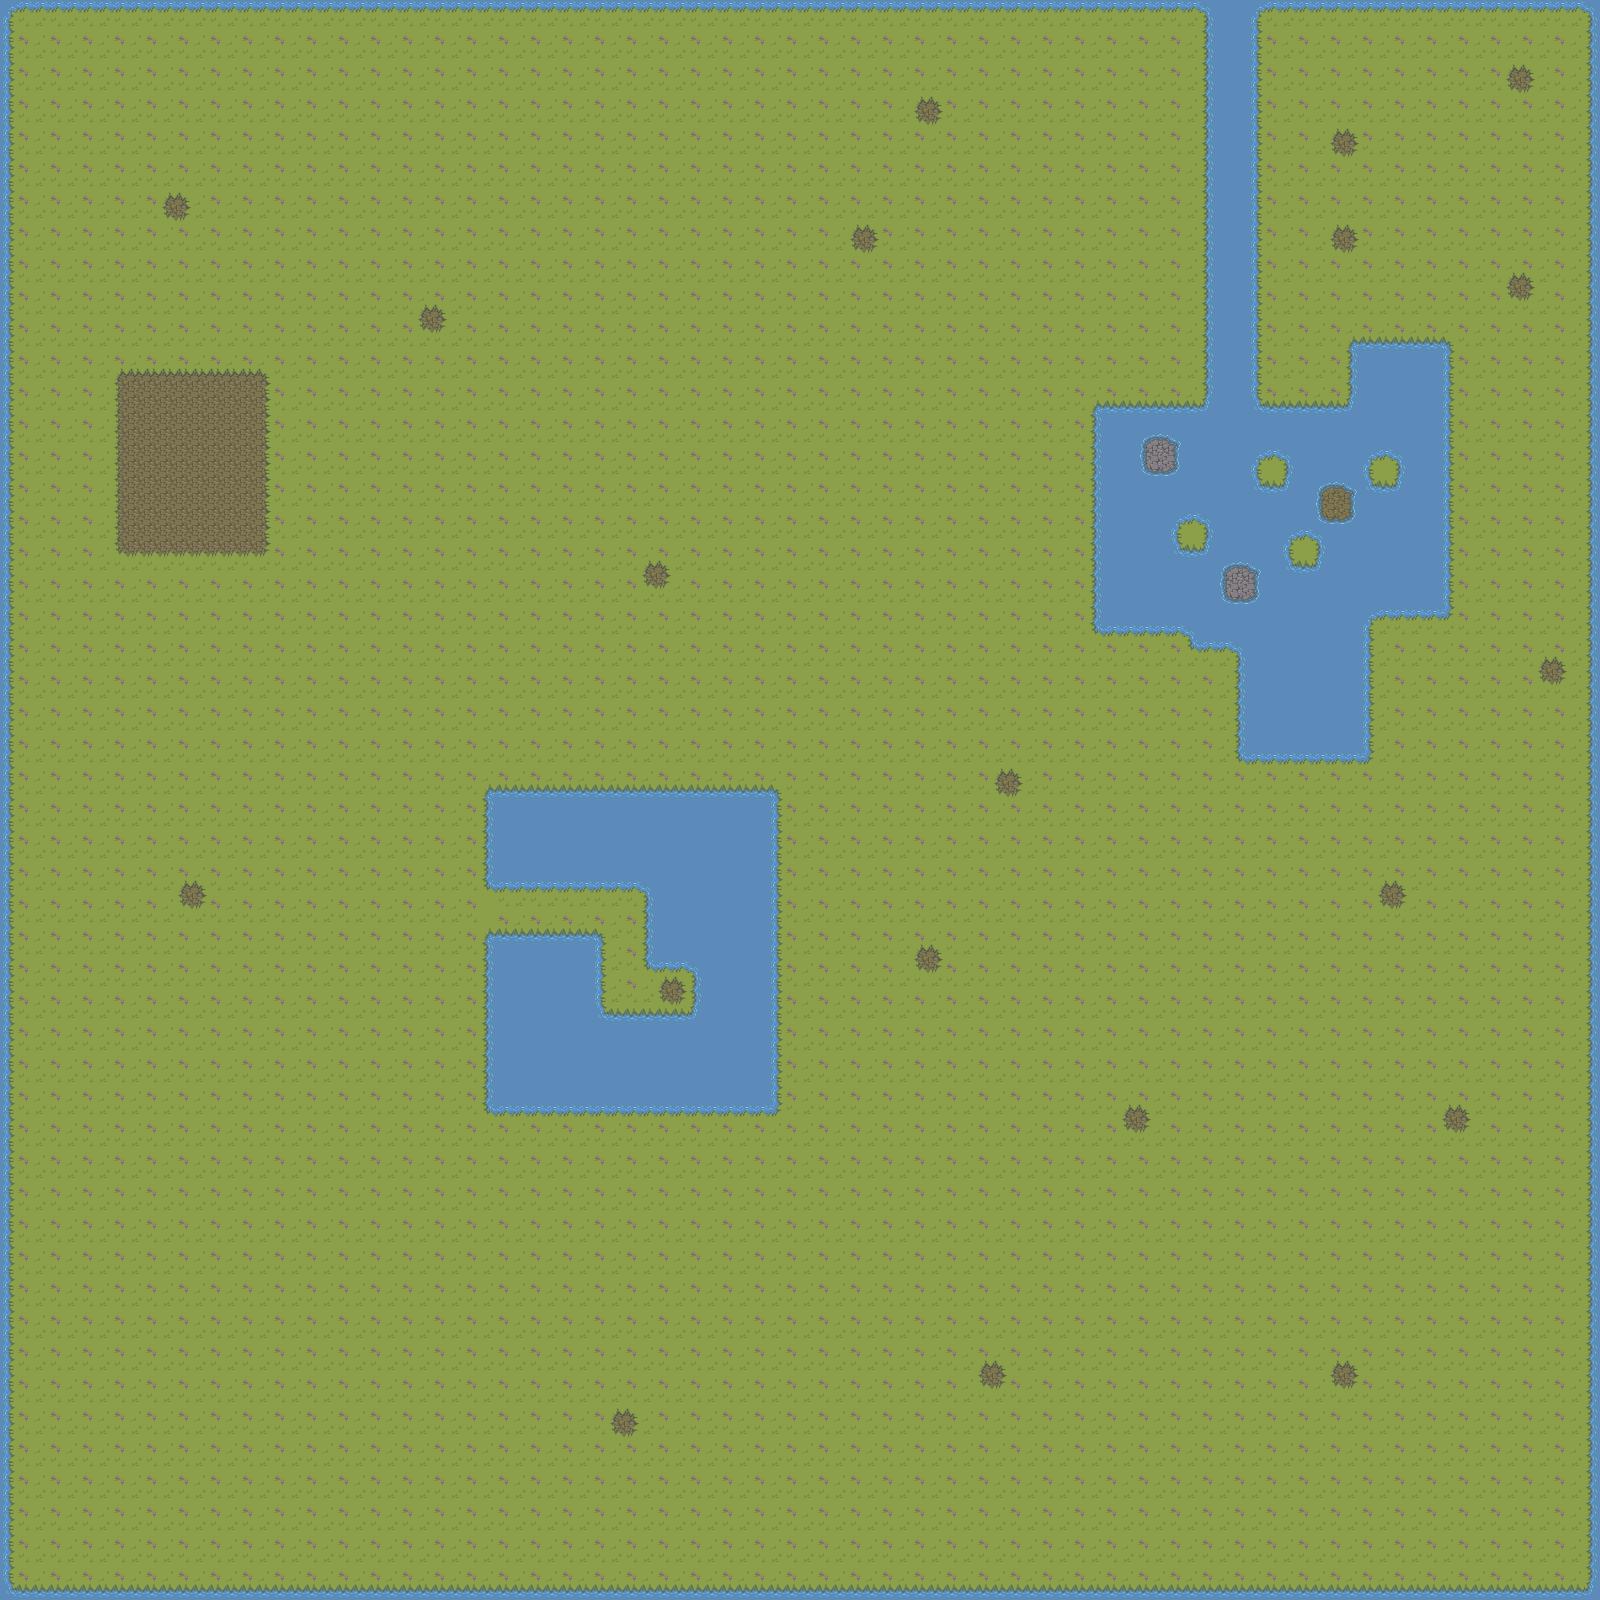

The image is a tile-based game level rendered from a .tmx file. Its description and source (layers, tilesets, objects; grid data summarised) follow:
An orthogonal 100x100 tile map with 16x16 px tiles, 1 tile layer (Tile Layer 1).

<map version="1.0" orientation="orthogonal" renderorder="right-down" width="100" height="100" tilewidth="16" tileheight="16" nextobjectid="1">
 <tileset firstgid="1" name="tileset (1)" tilewidth="16" tileheight="16" tilecount="96" columns="16">
  <image source="maptileset.png" width="256" height="96" />
 </tileset>
 <layer name="Tile Layer 1" width="100" height="100">
  <data>[10000 cells, 10000 non-empty, 45 distinct tile ids]</data>
 </layer>
</map>
